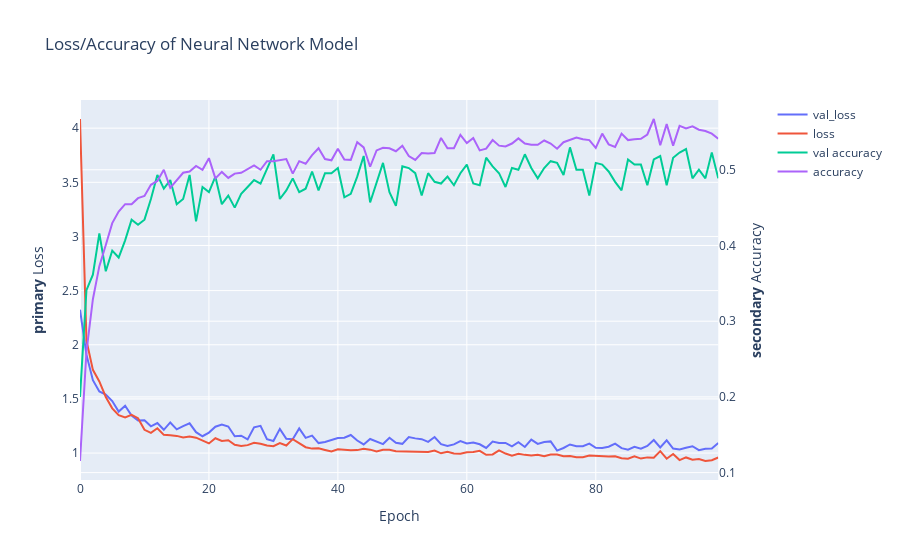

This figure's notebook cell:
### Code cell
import plotly.graph_objects as go
from plotly.subplots import make_subplots

fig = make_subplots(specs=[[{"secondary_y": True}]])

fig.add_trace(
    go.Scatter( y=History.history['val_loss'], name="val_loss"),
    secondary_y=False,
)

fig.add_trace(
    go.Scatter( y=History.history['loss'], name="loss"),
    secondary_y=False,
)

fig.add_trace(
    go.Scatter( y=History.history['val_accuracy'], name="val accuracy"),
    secondary_y=True,
)

fig.add_trace(
    go.Scatter( y=History.history['accuracy'], name="accuracy"),
    secondary_y=True,
)

fig.update_layout(
    title_text="Loss/Accuracy of Neural Network Model"
)

fig.update_xaxes(title_text="Epoch")

fig.update_yaxes(title_text="<b>primary</b> Loss", secondary_y=False)
fig.update_yaxes(title_text="<b>secondary</b> Accuracy", secondary_y=True)

fig.show()
